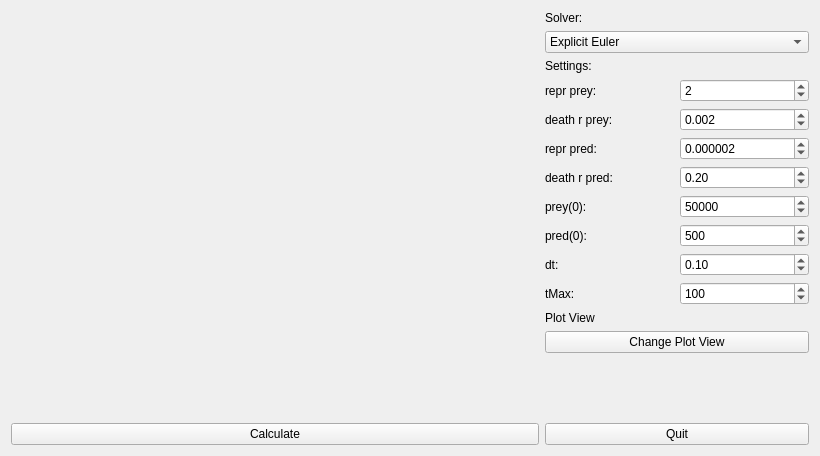
<?xml version="1.0" encoding="UTF-8"?>
<ui version="4.0">
 <class>MainWindow</class>
 <widget class="QMainWindow" name="MainWindow">
  <property name="geometry">
   <rect>
    <x>0</x>
    <y>0</y>
    <width>820</width>
    <height>456</height>
   </rect>
  </property>
  <property name="windowTitle">
   <string>Lotka-Volterra</string>
  </property>
  <widget class="QWidget" name="centralWidget">
   <layout class="QGridLayout" name="gridLayout">
    <item row="1" column="2">
     <widget class="QPushButton" name="quitButton">
      <property name="text">
       <string>Quit</string>
      </property>
     </widget>
    </item>
    <item row="1" column="0" colspan="2">
     <widget class="QPushButton" name="calcButton">
      <property name="text">
       <string>Calculate</string>
      </property>
     </widget>
    </item>
    <item row="0" column="0" colspan="2">
     <widget class="QCustomPlot" name="LVPlot" native="true">
      <property name="sizePolicy">
       <sizepolicy hsizetype="Expanding" vsizetype="Expanding">
        <horstretch>0</horstretch>
        <verstretch>0</verstretch>
       </sizepolicy>
      </property>
     </widget>
    </item>
    <item row="0" column="2">
     <layout class="QVBoxLayout" name="verticalLayout">
      <item>
       <widget class="QLabel" name="label_9">
        <property name="text">
         <string>Solver:</string>
        </property>
       </widget>
      </item>
      <item>
       <widget class="QComboBox" name="solverBox">
        <item>
         <property name="text">
          <string>Explicit Euler</string>
         </property>
        </item>
        <item>
         <property name="text">
          <string>Implicit Euler</string>
         </property>
        </item>
       </widget>
      </item>
      <item>
       <widget class="QLabel" name="label_10">
        <property name="text">
         <string>Settings:</string>
        </property>
       </widget>
      </item>
      <item>
       <layout class="QHBoxLayout" name="horizontalLayout">
        <item>
         <widget class="QLabel" name="label">
          <property name="text">
           <string>repr prey:</string>
          </property>
         </widget>
        </item>
        <item>
         <widget class="QDoubleSpinBox" name="alphaSpinBox">
          <property name="decimals">
           <number>0</number>
          </property>
          <property name="value">
           <double>2.000000000000000</double>
          </property>
         </widget>
        </item>
       </layout>
      </item>
      <item>
       <layout class="QHBoxLayout" name="horizontalLayout_2">
        <item>
         <widget class="QLabel" name="label_2">
          <property name="text">
           <string>death r prey:</string>
          </property>
         </widget>
        </item>
        <item>
         <widget class="QDoubleSpinBox" name="betaSpinBox">
          <property name="decimals">
           <number>3</number>
          </property>
          <property name="value">
           <double>0.002000000000000</double>
          </property>
         </widget>
        </item>
       </layout>
      </item>
      <item>
       <layout class="QHBoxLayout" name="horizontalLayout_3">
        <item>
         <widget class="QLabel" name="label_3">
          <property name="text">
           <string>repr pred:</string>
          </property>
         </widget>
        </item>
        <item>
         <widget class="QDoubleSpinBox" name="deltaSpinBox">
          <property name="decimals">
           <number>6</number>
          </property>
          <property name="value">
           <double>0.000002000000000</double>
          </property>
         </widget>
        </item>
       </layout>
      </item>
      <item>
       <layout class="QHBoxLayout" name="horizontalLayout_4">
        <item>
         <widget class="QLabel" name="label_4">
          <property name="text">
           <string>death r pred:</string>
          </property>
         </widget>
        </item>
        <item>
         <widget class="QDoubleSpinBox" name="gammaSpinBox">
          <property name="decimals">
           <number>2</number>
          </property>
          <property name="stepType">
           <enum>QAbstractSpinBox::DefaultStepType</enum>
          </property>
          <property name="value">
           <double>0.200000000000000</double>
          </property>
         </widget>
        </item>
       </layout>
      </item>
      <item>
       <layout class="QHBoxLayout" name="horizontalLayout_5">
        <item>
         <widget class="QLabel" name="label_5">
          <property name="text">
           <string>prey(0):</string>
          </property>
         </widget>
        </item>
        <item>
         <widget class="QDoubleSpinBox" name="preySpinBox">
          <property name="decimals">
           <number>0</number>
          </property>
          <property name="maximum">
           <double>10000000.000000000000000</double>
          </property>
          <property name="value">
           <double>50000.000000000000000</double>
          </property>
         </widget>
        </item>
       </layout>
      </item>
      <item>
       <layout class="QHBoxLayout" name="horizontalLayout_6">
        <item>
         <widget class="QLabel" name="label_6">
          <property name="text">
           <string>pred(0):</string>
          </property>
         </widget>
        </item>
        <item>
         <widget class="QDoubleSpinBox" name="predatorSpinBox">
          <property name="decimals">
           <number>0</number>
          </property>
          <property name="maximum">
           <double>10000000.000000000000000</double>
          </property>
          <property name="value">
           <double>500.000000000000000</double>
          </property>
         </widget>
        </item>
       </layout>
      </item>
      <item>
       <layout class="QHBoxLayout" name="horizontalLayout_7">
        <item>
         <widget class="QLabel" name="label_7">
          <property name="text">
           <string>dt:</string>
          </property>
         </widget>
        </item>
        <item>
         <widget class="QDoubleSpinBox" name="dtSpinBox">
          <property name="decimals">
           <number>2</number>
          </property>
          <property name="value">
           <double>0.100000000000000</double>
          </property>
         </widget>
        </item>
       </layout>
      </item>
      <item>
       <layout class="QHBoxLayout" name="horizontalLayout_8">
        <item>
         <widget class="QLabel" name="label_8">
          <property name="text">
           <string>tMax:</string>
          </property>
         </widget>
        </item>
        <item>
         <widget class="QDoubleSpinBox" name="tMaxSpinBox">
          <property name="decimals">
           <number>0</number>
          </property>
          <property name="maximum">
           <double>10000.000000000000000</double>
          </property>
          <property name="stepType">
           <enum>QAbstractSpinBox::DefaultStepType</enum>
          </property>
          <property name="value">
           <double>100.000000000000000</double>
          </property>
         </widget>
        </item>
       </layout>
      </item>
      <item>
       <widget class="QLabel" name="label_11">
        <property name="text">
         <string>Plot View</string>
        </property>
       </widget>
      </item>
      <item>
       <widget class="QPushButton" name="changePlot">
        <property name="text">
         <string>Change Plot View</string>
        </property>
       </widget>
      </item>
      <item>
       <spacer name="verticalSpacer">
        <property name="orientation">
         <enum>Qt::Vertical</enum>
        </property>
        <property name="sizeHint" stdset="0">
         <size>
          <width>20</width>
          <height>40</height>
         </size>
        </property>
       </spacer>
      </item>
     </layout>
    </item>
   </layout>
  </widget>
 </widget>
 <layoutdefault spacing="6" margin="11"/>
 <customwidgets>
  <customwidget>
   <class>QCustomPlot</class>
   <extends>QWidget</extends>
   <header>qcustomplot.h</header>
   <container>1</container>
  </customwidget>
 </customwidgets>
 <resources/>
 <connections/>
</ui>
